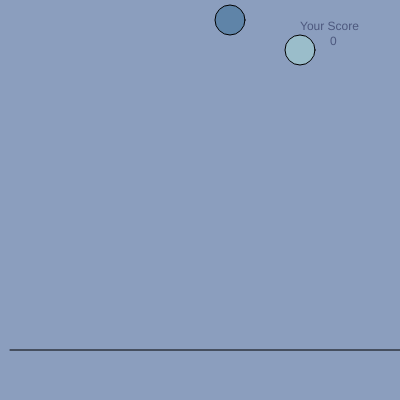
Frame 1 (no input)
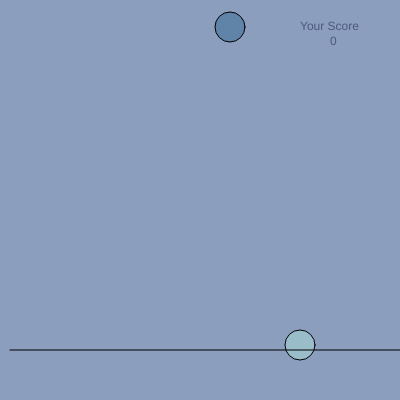
Frame 60 (no input)
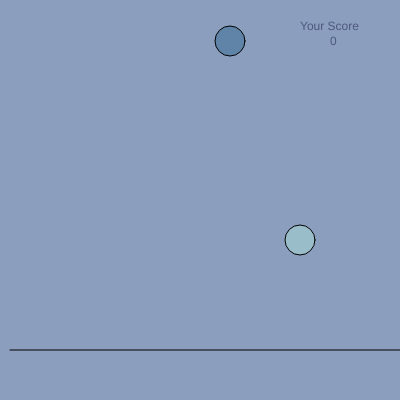
Frame 120 (the mouse pressed at the canvas centre since frame 60)

The p5.js sketch that drew these frames (run headless with seeded random() and noise() and a simulated clock; from frame 60 on, the mouse is pressed at the canvas centre):

// p5.js sketch
// ── sketch.js
var score = 0;
var sy = 0;
var ay = 0;


function setup() {
  createCanvas(400, 400);
}
function keyPressed(){
 if(key=='s'&& sy>300){
 
    score = score + 25;}
}
function keyPressed() {
 if(key =='a'&& ay>300){
    score = score + 25;}
 }
function draw() {
  background("#8B9EBE");
  fill("#9ABDCA")
  ellipse(300, sy + 50, 30, 30);
  fill("#5F84A8")
   ellipse(230, ay + 20, 30, 30);
  sy = sy + 5;
  ay = ay+7;
  if (sy > 400) {
    sy = 0;
  
  }
if (ay > 400) {
    ay = 0;
  
}
fill("#4D587E")
  text("Your Score", 300, 30);
  text(score, 330, 45);
  line(400,350,10,350)
}
  
